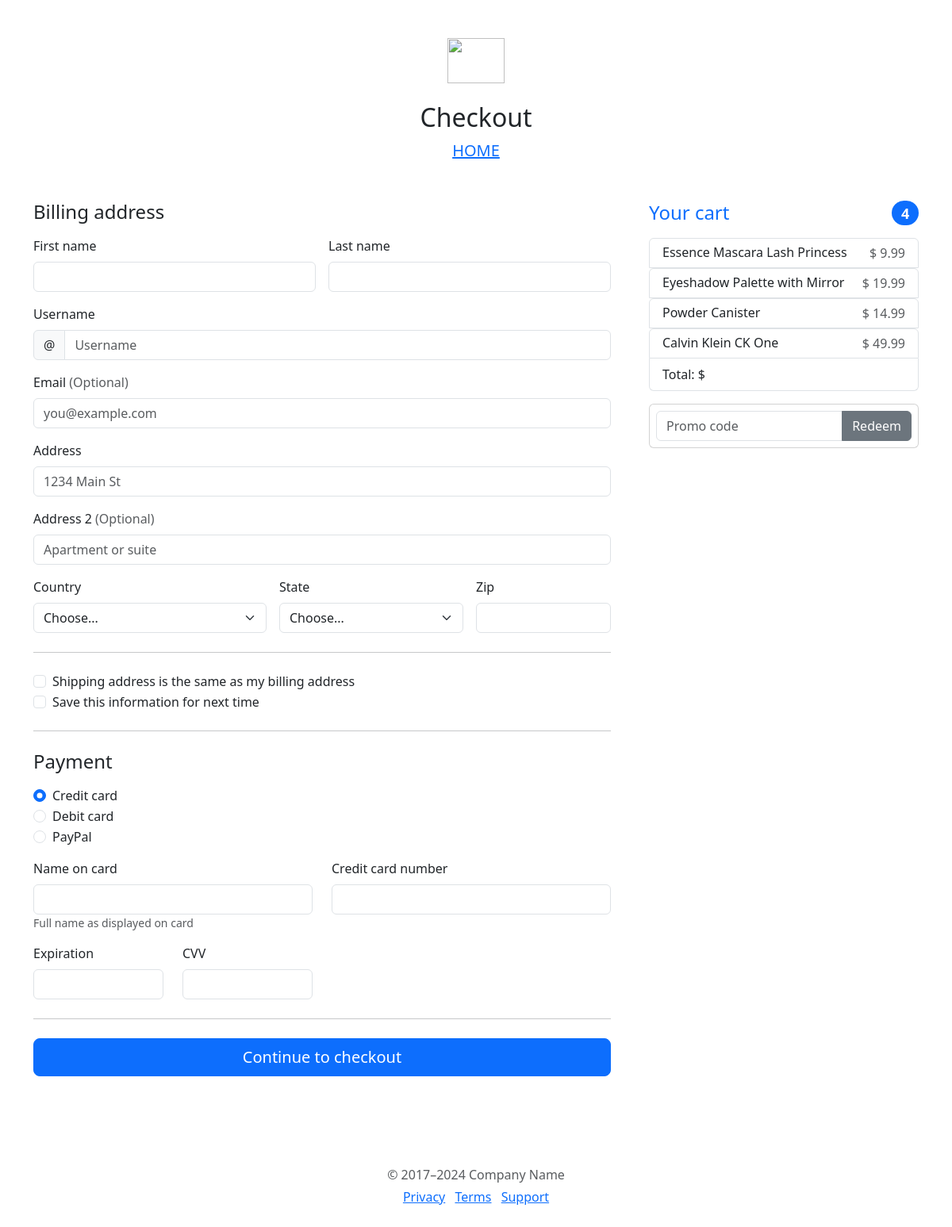
The page /checkout/ on the database as committed earlier.
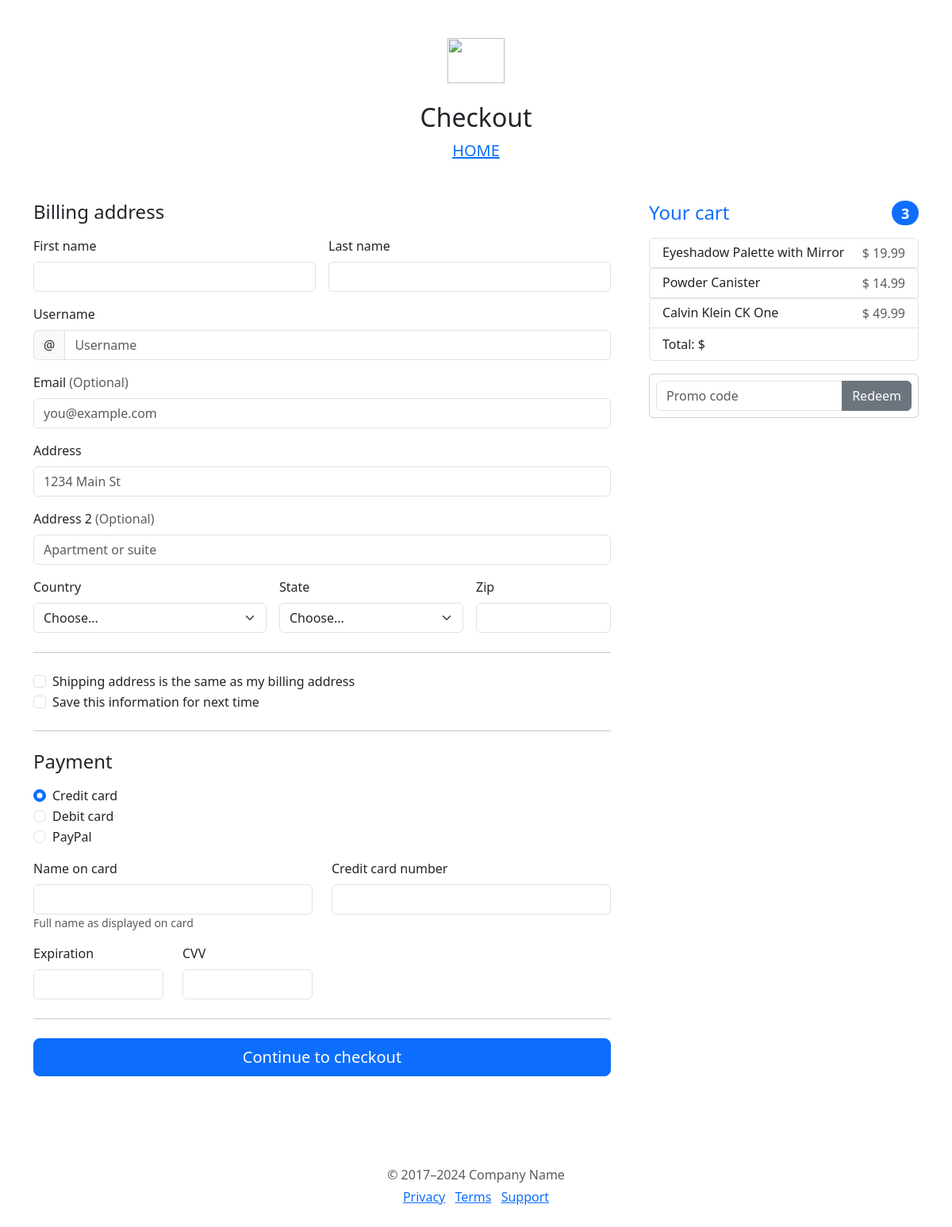
The same page on the database as committed later.
### polls/models.py (models this page shows, shortened)
class Checkout(models.Model):
    name = models.CharField(max_length=100)
    price = models.FloatField()

### polls/views.py (the view)
# urls.py: path('checkout/', views.checkout, name="checkout")
def checkout(request):
    checkout_products = Checkout.objects.all()
    products = [product.name for product in checkout_products]
    total_products = len(products)
    update_bill(request)
    context = {
        'checkout_products': checkout_products,
        'total_products': total_products
    }
    return render(request, 'checkout.html', context=context)

### polls/views.py (called while the page is built)
def update_bill(request):
    if request.method == "GET":
        try:
            checkout_products = Checkout.objects.all()
            all_price = [product.price for product in checkout_products]
            total = sum(all_price)
            return JsonResponse({'bill': round(total, 2)})
        except Exception as e:
            logger.error(f'Error: {e}')

### polls/templates/checkout.html (shortened to what this page needs)
<div class="container">
    <main>
      <div class="py-5 text-center">
        <img class="d-block mx-auto mb-4" src="/docs/5.3/assets/brand/bootstrap-logo.svg" alt="" width="72" height="57">
        <h2>Checkout</h2>
        <a class="lead" href="{% url 'index'%}">HOME</a>
        <link href="https://cdn.jsdelivr.net/npm/bootstrap@5.3.3/dist/css/bootstrap.min.css" rel="stylesheet">
    </div>
      <div class="row g-5">
        <div class="col-md-5 col-lg-4 order-md-last">
          <h4 class="d-flex justify-content-between align-items-center mb-3">
            <span class="text-primary">Your cart</span>
            <span class="badge bg-primary rounded-pill">{{ total_products }}</span>
          </h4>
          {% for product in  checkout_products%}
          <ul class="list-group mb-3">
            <li class="list-group-item d-flex justify-content-between lh-sm">
              <div>
                <h6 class="my-0">{{ product.name }}</h6>
              </div>
              <span class="text-body-secondary">$ {{ product.price }}</span>
            </li>
            {% endfor %}
            <li class="list-group-item d-flex justify-content-between">
              <span id="bill-amount">Total: $</span>
            </li>
          </ul>
          <form class="card p-2">
            <div class="input-group">
              <input type="text" class="form-control" placeholder="Promo code">
              <button type="submit" class="btn btn-secondary">Redeem</button>
            </div>
          </form>
        </div>
        <div class="col-md-7 col-lg-8">
          <h4 class="mb-3">Billing address</h4>
          <form class="needs-validation" novalidate="">
            <div class="row g-3">
              <div class="col-sm-6">
                <label for="firstName" class="form-label">First name</label>
                <input type="text" class="form-control" id="firstName" placeholder="" value="" required="">
              </div>
              <div class="col-sm-6">
                <label for="lastName" class="form-label">Last name</label>
                <input type="text" class="form-control" id="lastName" placeholder="" value="" required="">
              </div>
              <div class="col-12">
                <label for="username" class="form-label">Username</label>
                <div class="input-group has-validation">
                  <span class="input-group-text">@</span>
                  <input type="text" class="form-control" id="username" placeholder="Username" required="">
                </div>
              </div>
              <div class="col-12">
                <label for="email" class="form-label">Email <span class="text-body-secondary">(Optional)</span></label>
                <input type="email" class="form-control" id="email" placeholder="you@example.com">
              </div>
              <div class="col-12">
                <label for="address" class="form-label">Address</label>
                <input type="text" class="form-control" id="address" placeholder="1234 Main St" required="">
              </div>
              <div class="col-12">
                <label for="address2" class="form-label">Address 2 <span class="text-body-secondary">(Optional)</span></label>
                <input type="text" class="form-control" id="address2" placeholder="Apartment or suite">
              </div>
              <div class="col-md-5">
                <label for="country" class="form-label">Country</label>
                <select class="form-select" id="country" required="">
                  <option value="">Choose...</option>
                </select>
              </div>
              <div class="col-md-4">
                <label for="state" class="form-label">State</label>
                <select class="form-select" id="state" required="">
                  <option value="">Choose...</option>
                </select>
              </div>
              <div class="col-md-3">
                <label for="zip" class="form-label">Zip</label>
                <input type="text" class="form-control" id="zip" placeholder="" required="">
              </div>
            </div>
            <hr class="my-4">
            <div class="form-check">
              <input type="checkbox" class="form-check-input" id="same-address">
              <label class="form-check-label" for="same-address">Shipping address is the same as my billing address</label>
            </div>
            <div class="form-check">
              <input type="checkbox" class="form-check-input" id="save-info">
              <label class="form-check-label" for="save-info">Save this information for next time</label>
            </div>
            <hr class="my-4">
            <h4 class="mb-3">Payment</h4>
            <div class="my-3">
              <div class="form-check">
                <input id="credit" name="paymentMethod" type="radio" class="form-check-input" checked="" required="">
                <label class="form-check-label" for="credit">Credit card</label>
              </div>
              <div class="form-check">
                <input id="debit" name="paymentMethod" type="radio" class="form-check-input" required="">
                <label class="form-check-label" for="debit">Debit card</label>
              </div>
              <div class="form-check">
                <input id="paypal" name="paymentMethod" type="radio" class="form-check-input" required="">
                <label class="form-check-label" for="paypal">PayPal</label>
              </div>
            </div>
            <div class="row gy-3">
              <div class="col-md-6">
                <label for="cc-name" class="form-label">Name on card</label>
                <input type="text" class="form-control" id="cc-name" placeholder="" required="">
                <small class="text-body-secondary">Full name as displayed on card</small>
              </div>
              <div class="col-md-6">
                <label for="cc-number" class="form-label">Credit card number</label>
                <input type="text" class="form-control" id="cc-number" placeholder="" required="">
              </div>
              <div class="col-md-3">
                <label for="cc-expiration" class="form-label">Expiration</label>
                <input type="text" class="form-control" id="cc-expiration" placeholder="" required="">
              </div>
              <div class="col-md-3">
                <label for="cc-cvv" class="form-label">CVV</label>
                <input type="text" class="form-control" id="cc-cvv" placeholder="" required="">
              </div>
            </div>
            <hr class="my-4">
            <button class="w-100 btn btn-primary btn-lg" type="submit">Continue to checkout</button>
          </form>
        </div>
      </div>
    </main>
    <footer class="my-5 pt-5 text-body-secondary text-center text-small">
      <p class="mb-1">© 2017–2024 Company Name</p>
      <ul class="list-inline">
        <li class="list-inline-item"><a href="#">Privacy</a></li>
        <li class="list-inline-item"><a href="#">Terms</a></li>
        <li class="list-inline-item"><a href="#">Support</a></li>
      </ul>
    </footer>
  </div>

Rows that differ between the two databases and show on the page:
removed Checkout: name "Essence Mascara Lash Princess", price "9.99"
Other text that changed with them:
{{ total_products }}: "4" → "3"
